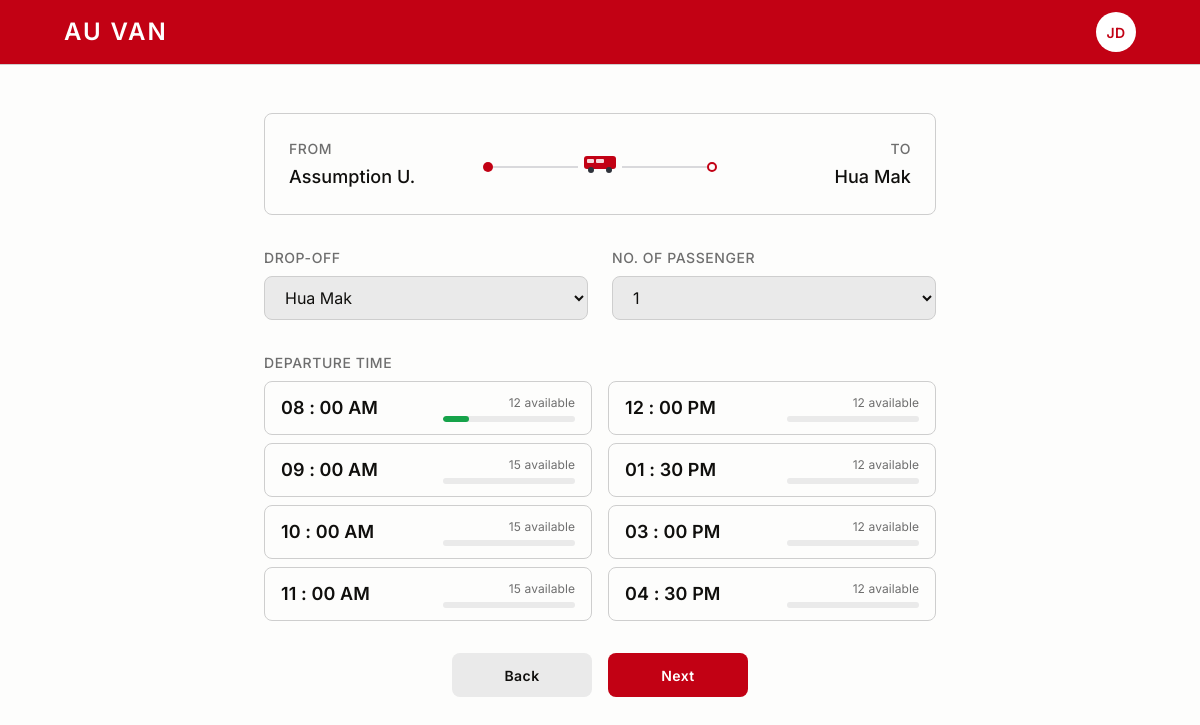
/trip-times.php?route=2 (signed in), run on the app's committed database.
### tables this page shows
CREATE TABLE trips (
    id          INT UNSIGNED NOT NULL AUTO_INCREMENT,
    route_id    INT UNSIGNED NOT NULL,
    van_id      INT UNSIGNED NOT NULL,
    driver_id   INT UNSIGNED NULL,                  
    trip_date   DATE         NOT NULL,
    depart_time TIME         NOT NULL,
    created_at  TIMESTAMP    NOT NULL DEFAULT CURRENT_TIMESTAMP,
    PRIMARY KEY (id),
    KEY idx_trips_when   (trip_date, depart_time),  
    KEY idx_trips_driver (driver_id),
    CONSTRAINT fk_trips_route  FOREIGN KEY (route_id)  REFERENCES routes (id) ON DELETE RESTRICT,
    CONSTRAINT fk_trips_van    FOREIGN KEY (van_id)    REFERENCES vans   (id) ON DELETE RESTRICT,
    CONSTRAINT fk_trips_driver FOREIGN KEY (driver_id) REFERENCES users  (id) ON DELETE SET NULL
);

### includes/db.php (called while the page is built, shortened)
<?php
function db(): mysqli
{
    static $conn = null;
    if ($conn instanceof mysqli) {
        return $conn;
    }
    $conn = new mysqli(DB_HOST, DB_USER, DB_PASS, DB_NAME, DB_PORT);
    $conn->set_charset('utf8mb4');
    return $conn;
}

### includes/routes.php (called while the page is built, shortened)
<?php
require_once __DIR__ . '/db.php';
function get_routes(): array
{
    $sql = "
        SELECT
            r.id,
            r.name,
            r.fare,
            (SELECT s.name FROM route_stops rs JOIN stops s ON s.id = rs.stop_id
               WHERE rs.route_id = r.id ORDER BY rs.seq ASC  LIMIT 1) AS `from`,
            (SELECT s.name FROM route_stops rs JOIN stops s ON s.id = rs.stop_id
               WHERE rs.route_id = r.id ORDER BY rs.seq DESC LIMIT 1) AS `to`
        FROM routes r
        ORDER BY r.id
    ";
    $routes = [];
    $result = db()->query($sql);
    while ($row = $result->fetch_assoc()) {
        $routes[(int) $row['id']] = [
            'name' => $row['name'],
            'from' => $row['from'],
            'to'   => $row['to'],
            'fare' => (int) $row['fare'],
        ];
    }
    return $routes;
}
function find_route(int $id): ?array
{
    return get_routes()[$id] ?? null;
}
function get_dropoffs(?int $routeId = null): array
{
    $out = [];
    $stmt = db()->prepare("
        SELECT s.id, s.name
        FROM route_stops rs
        JOIN stops s ON s.id = rs.stop_id
        WHERE rs.route_id = ? AND rs.seq > 1
        ORDER BY rs.seq
    ");
    $stmt->bind_param('i', $routeId);
    $stmt->execute();
    $result = $stmt->get_result();
    while ($row = $result->fetch_assoc()) {
        $out[(int) $row['id']] = $row['name'];
    }
    return $out;
}

### includes/today.php (called while the page is built, shortened)
<?php
function today_iso(): string
{
    return '2026-05-10';
}

### includes/schedule.php (called while the page is built, shortened)
<?php
require_once __DIR__ . '/db.php';
require_once __DIR__ . '/today.php';
function get_slots(?int $routeId = null): array
{
    $today = today_iso();
    $base = "
        SELECT
            t.id,
            DATE_FORMAT(t.depart_time, '%h : %i %p') AS time,
            v.seats AS capacity,
            v.seats - COALESCE(
                (SELECT SUM(b.seats) FROM bookings b WHERE b.trip_id = t.id), 0
            ) AS available
        FROM trips t
        JOIN vans v ON v.id = t.van_id
        WHERE t.trip_date = ?
    ";
    if ($routeId !== null) {
        $stmt = db()->prepare($base . " AND t.route_id = ? ORDER BY t.depart_time");
        $stmt->bind_param('si', $today, $routeId);
    } else {
        $stmt = db()->prepare($base . " ORDER BY t.depart_time");
        $stmt->bind_param('s', $today);
    }
    $stmt->execute();
    $result = $stmt->get_result();
    $slots = [];
    while ($row = $result->fetch_assoc()) {
        $slots[(int) $row['id']] = [
            'time'      => $row['time'],
            'capacity'  => (int) $row['capacity'],
            'available' => (int) $row['available'],
        ];
    }
    return $slots;
}

### public/trip-times.php (the view, shortened to what this page needs)
<?php
  require_once '../includes/routes.php';
  require_once '../includes/schedule.php';
  $routeId = isset($_GET['route']) ? (int) $_GET['route'] : 0;
  $route   = find_route($routeId);
  $slots    = get_slots($routeId);
  $dropoffs = get_dropoffs($routeId);
  $rows = (int) ceil(count($slots) / 2);
  include '../includes/header.php';
?>
  <main class="page">
    <div class="container">
      <form class="trip-form" action="booking-confirm.php" method="POST">
        <div class="trip-route">
          <div class="trip-endpoint">
            <span class="trip-endpoint-label">FROM</span>
            <span class="trip-endpoint-value"><?= htmlspecialchars($route['from']) ?></span>
          </div>
          <div class="journeyline">
          </div>
          <div class="trip-endpoint">
            <span class="trip-endpoint-label">TO</span>
            <span class="trip-endpoint-value"><?= htmlspecialchars($route['to']) ?></span>
          </div>
        </div>
        <div class="trip-options">
          <div class="field">
            <label class="field-label" for="dropoff">DROP-OFF</label>
            <select class="input" name="dropoff" id="dropoff">
              <?php foreach ($dropoffs as $value => $label): ?>
                <option value="<?= htmlspecialchars($value) ?>"><?= htmlspecialchars($label) ?></option>
              <?php endforeach; ?>
            </select>
          </div>
          <div class="field">
            <label class="field-label" for="numPassenger">NO. OF PASSENGER</label>
            <select class="input" name="numPassenger" id="numPassenger">
              <option value="1">1</option>
            </select>
          </div>
        </div>
        <div class="field">
          <span class="field-label">DEPARTURE TIME</span>
          <div class="depart-list" style="--rows: <?= $rows ?>">
            <?php foreach ($slots as $slotId => $slot):
              $available = max(0, min($slot['available'], $slot['capacity']));
              $booked    = $slot['capacity'] - $available;
              $percent   = $slot['capacity'] > 0 ? round($booked / $slot['capacity'] * 100) : 100;
              $isFull    = $available <= 0;
              $level     = $percent >= 75 ? 'is-low' : ($percent >= 40 ? 'is-med' : 'is-high');
            ?>
              <label class="depart-card <?= $isFull ? 'is-full' : '' ?>">
                <span class="depart-time"><?= htmlspecialchars($slot['time']) ?></span>
                <span class="depart-availability">
                  <?php if ($isFull): ?>
                    <span class="seats-label is-full">FULL</span>
                  <?php else: ?>
                    <span class="seats-label"><?= (int) $available ?> available</span>
                  <?php endif; ?>
                  <span class="seats-bar">
                    <span class="seats-bar-fill <?= $level ?>" style="width: <?= $percent ?>%;"></span>
                  </span>
                </span>
              </label>
            <?php endforeach; ?>
          </div>
        </div>
        <div class="btn-row">
          <a href="trips.php" class="btn btn-secondary">Back</a>
          <button type="submit" class="btn btn-primary">Next</button>
        </div>
      </form>
    </div>
  </main>
<?php include '../includes/footer.php'; ?>

### data on the page
trips: time "08 : 00 AM", available "12", $percent 20 (drawn)
trips: time "09 : 00 AM", available "15"
trips: time "10 : 00 AM", available "15"
trips: time "11 : 00 AM", available "15"
trips: time "12 : 00 PM", available "12"
trips: time "01 : 30 PM", available "12"
trips: time "03 : 00 PM", available "12"
trips: time "04 : 30 PM", available "12"

### other printed values
$initials "JD"
$route['from'] "Assumption U."
$route['to'] "Hua Mak"
form field dropoff "Hua Mak"
